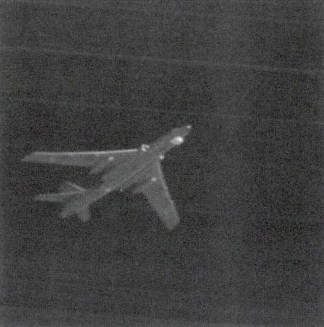
#> input picture Picture/INFRARED.png, 324 x 327 px
$ python Userdefine.py
#> lines starting #> are read from the running program, lines starting #| are printed output that depends on the picture; after the words box and inside, x2 and y2 are one past the last pixel; in counts of white or black regions, pixels touching at a corner belong together
import cv2 as cv
import matplotlib.pyplot as plt
import numpy as np
from pylab import mpl

mpl.rcParams["font.sans-serif"] = ["SimHei"]


def getslicing_all(img):
    # 8比特图像平面分解
    img_8 = []
    for i in range(8):
        img_8.append(img.copy())
    for i in range(len(img)):
        for j in range(len(img[0])):
            pix = img[i, j]
            bi_pix = bin(pix)[2:]
            bi_pix = bi_pix.rjust(8, '0')
            for n in range(len(bi_pix)):
                img_8[7 - n][i, j] = int(bi_pix[n])
    return img_8


def changeslicing1(img_8):
    # 高4层和低4层比特平面互换
    # 对换策略?
    # 此函数使用第1层与第8层对换
    img_change = img_8.copy()
    for i in range(4):
        temp = img_change[i].copy()
        img_change[i] = img_change[7 - i].copy()
        img_change[7 - i] = temp.copy()
    return img_change


# [49 lines left out: functions changeslicing2, changeslicing3, set0_1, set0_2, not called in this run]


def set0_3(img_8):
    # 第1 2 3 4 全部置0
    bit_zero = img_8[0].copy()
    width, height = bit_zero.shape
    for i in range(width):
        for j in range(height):
            bit_zero[i, j] = 0
    img_change = img_8.copy()
    for i in range(4):
        img_change[i] = bit_zero.copy()
    return img_change


def rebuild_slicing(img_8):
    # 重构图像
    img_re = img_8[0].copy()
    width = len(img_8[0])
    height = len(img_8[0][0])
    for i in range(width):
        for j in range(height):
            bisum = 0
            for n in range(8):
                bisum = bisum + img_8[n][i, j] * int(pow(2, n))
            img_re[i, j] = bisum
    return img_re


def getpixnumlist(img):
    # 获取像素频数列表
    width, height = img.shape
    pixnumlist = []
    for i in range(256):
        pixnumlist.append(0)
    for i in range(width):
        for j in range(height):
            pix = img[i, j]
            pixnumlist[pix] = pixnumlist[pix] + 1
    return pixnumlist


def get_totalnum(pixnumlist, Lmin, Lmax):
    # 获取指定区域像素范围的像素个数
    totalnum = 0
    for i in range(Lmin, Lmax + 1):
        totalnum = totalnum + pixnumlist[i]
    return totalnum


def get_pk_mk_area(pixnumlist, Lmin, Lmax):
    # 获取指定区域的灰度级k的概率之和pk列表
    # 灰度级k的累加均值mk列表
    totalnum = get_totalnum(pixnumlist, Lmin, Lmax)
    pk = []
    mk = []
    for i in range(256):
        pk.append(0)
        mk.append(0)
    p = 0
    m = 0
    for k in range(Lmin, Lmax + 1):
        percent = pixnumlist[k] / totalnum
        p = p + percent
        pk[k] = p
        m = m + k * percent
        mk[k] = m
    return pk, mk


def getT_area(pixnumlist, Lmin, Lmax):
    # 获取某个像素区间的阈值
    pk, mk = get_pk_mk_area(pixnumlist, Lmin, Lmax)
    maxk = 0
    maxrou_square = 0
    for k in range(Lmin, Lmax + 1):
        p1 = pk[k]
        p2 = pk[Lmax] - p1
        if p1 == 0 or p2 == 0:
            rou_square = 0
        else:
            m1 = 1 / p1 * mk[k]
            m2 = 1 / p2 * (mk[Lmax] - mk[k])
            rou_square = p1 * (m1 - mk[Lmax]) * (m1 - mk[Lmax]) + p2 * (m2 - mk[Lmax]) * (m2 - mk[Lmax])
        if rou_square > maxrou_square:
            maxrou_square = rou_square
            maxk = k
    return maxk


def get_minp_maxp(pixnumlist, Lmin, Lmax):
    # 获取图像中灰度的最小值
    if (Lmin < 0 or Lmin > 255) or (Lmax < 0 or Lmax > 255) or (Lmin > Lmax):
        exit("给定的像素范围有问题")
    minpos = -1
    maxpos = 256
    for i in range(Lmin, Lmax + 1):
        if pixnumlist[i] != 0:
            minpos = i
            break
    for i in range(Lmax, Lmin - 1, -1):
        if pixnumlist[i] != 0:
            maxpos = i
            break
    return minpos, maxpos


def getTs(img):
    pixnumlist = getpixnumlist(img)
    k0, k4 = get_minp_maxp(pixnumlist, 0, 255)
    k2 = getT_area(pixnumlist, k0, k4)
    k1 = getT_area(pixnumlist, k0, k2)
    k3 = getT_area(pixnumlist, k2, k4)
    Ts = [k0, k1, k2, k3, k4]
    return Ts


# [10 lines left out: function binarization, not called in this run]


def gray_to_red(Ks):
    # 灰色图像进行红色变换 查找表
    k0 = Ks[0]
    k2 = Ks[2]
    k3 = Ks[3]
    table_r = []
    for i in range(256):
        table_r.append(0)
    for r in range(256):
        if k0 <= r < k2:
            table_r[r] = 0
        elif k2 <= r < k3:
            table_r[r] = (255 - 0) / (k3 - k2) * (r - k2)
        else:
            table_r[r] = 255
    return table_r


def gray_to_green(Ks):
    # 灰色图像进行绿色变换 查找表
    k0 = Ks[0]
    k1 = Ks[1]
    k2 = Ks[2]
    k3 = Ks[3]
    k4 = Ks[4]
    table_g = []
    for i in range(256):
        table_g.append(0)
    for r in range(256):
        if k0 <= r < k1:
            table_g[r] = (0 - 255) / (k1 - k0) * (r - k1)
        elif k1 <= r < k2:
            table_g[r] = (255 - 0) / (k2 - k1) * (r - k1)
        elif k2 <= r < k3:
            table_g[r] = (0 - 255) / (k3 - k2) * (r - k3)
        else:
            table_g[r] = (255 - 0) / (k4 - k3) * (r - k3)
    return table_g


def gray_to_blue(Ks):
    # 灰色图像进行蓝色变换 查找表
    k0 = Ks[0]
    k1 = Ks[1]
    k2 = Ks[2]
    table_b = []
    for i in range(256):
        table_b.append(0)
    for r in range(256):
        if k0 <= r < k1:
            table_b[r] = 255
        elif k1 <= r < k2:
            table_b[r] = (0 - 255) / (k2 - k1) * (r - k2)
        else:
            table_b[r] = 0
    return table_b


def gray_trans(img_gray, table_color):
    # 通过查找表对灰度图像进行变换
    width, height = img_gray.shape
    img_c = img_gray.copy()
    for i in range(width):
        for j in range(height):
            img_c[i, j] = table_color[img_gray[i, j]]
    return img_c


def gray_to_3singal(img_gray, Ks):
    # 将灰度图像转为三个单通道图像
    table_r = gray_to_red(Ks)
    table_g = gray_to_green(Ks)
    table_b = gray_to_blue(Ks)
    img_r = gray_trans(img_gray, table_r)
    img_g = gray_trans(img_gray, table_g)
    img_b = gray_trans(img_gray, table_b)
    return img_r, img_g, img_b


def grays_to_color(img_r, img_g, img_b):
    # 将三个单通道图像合成为伪彩色图像
    pix = []
    width, height = img_r.shape
    img_rgb = np.zeros((width, height, 3))
    for i in range(width):
        for j in range(height):
            pix.append(img_r[i, j])
            pix.append(img_g[i, j])
            pix.append(img_b[i, j])
            img_rgb[i, j] = pix.copy()
            pix.clear()
    img_rgb = img_rgb.astype(np.uint8)
    return img_rgb


def showsclicing(imglist):
    # 显示比特分层图像
    pos = 0
    fig, axe = plt.subplots(nrows=3, ncols=3)
    axe[0, 0].imshow(imglist[0], cmap='gray', vmin=0, vmax=255)
    axe[0, 0].set_title("原图像", fontsize=10)
    axe[0, 0].axis(False)
    for i in range(3):
        for j in range(3):
            if i == 0 and j == 0:
                pos = pos + 1
                continue
            axe[i, j].imshow(imglist[pos], cmap='gray', vmin=0, vmax=1)
            axe[i, j].set_title("第{}平面".format(pos), fontsize=10)
            axe[i, j].axis(False)
            pos = pos + 1
    plt.tight_layout()
    plt.show()


def checkchangeslicing():
    img = cv.imread("../Picture/INFRARED.png", cv.IMREAD_GRAYSCALE)
#> img: shape (327, 324); min 14, max 238, mean 63
    img_8 = getslicing_all(img)
#> after the loop in getslicing_all, `for i in range(8):`: img_8 = 8 items
#> img_8 = 8 items
    print(img_8)
#> (printed output is left out)
    imglist = img_8.copy()
#> imglist = 8 items
    imglist.insert(0, img)
    showsclicing(imglist)
#> after the loop in showsclicing, `for i in range(3):`: pos = 9
    imgchange = set0_3(img_8)
#> in set0_3, `bit_zero = img_8[0].copy()`:
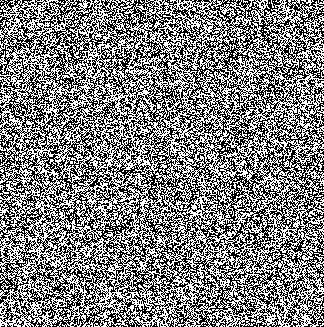
#> bit_zero: shape (327, 324); values 0 (black) and 1 (white), 50.3% white; black in thin lines or dots
#> after the loop in set0_3, `for i in range(width):`: bit_zero: shape (327, 324); every value is 0
#> in set0_3, `img_change = img_8.copy()`: img_change = 8 items
#> imgchange = 8 items
    imgchange = changeslicing1(imgchange)
    img_ch_re = rebuild_slicing(imgchange)
#> in rebuild_slicing, `img_re = img_8[0].copy()`:
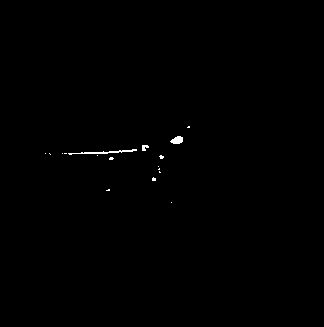
#> img_re: shape (327, 324); values 0 (black) and 1 (white), 0.28% white; 17 white regions (14 under 20 px), largest, box (x1, y1, x2, y2) and area: (68, 149, 137, 155) 128, (170, 136, 183, 144) 75, (142, 145, 149, 151) 30
#> in rebuild_slicing, `width = len(img_8[0])`: width = 327
#> in rebuild_slicing, `height = len(img_8[0][0])`: height = 324
#> after the loop in rebuild_slicing, `for i in range(width):`:
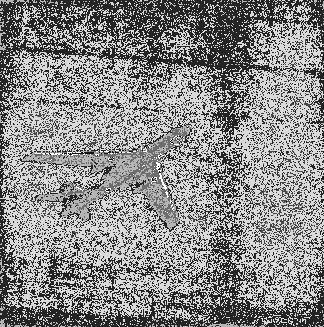
#> img_re: shape (327, 324); min 0, max 14, mean 7.56; drawn with min black and max white

    plt.figure()
    plt.subplot(1, 2, 1)
    plt.imshow(img, cmap='gray', vmin=0, vmax=255)
    plt.title("原图像", fontsize=10)
    plt.axis(False)
    plt.subplot(1, 2, 2)
    plt.imshow(img_ch_re, cmap='gray', vmin=0, vmax=255)
    plt.title("对调比特平面", fontsize=10)
    plt.axis(False)
    plt.tight_layout()
    plt.show()


def check():
    # img = cv.imread("./Picture/dark_cat1.jpg", cv.IMREAD_GRAYSCALE)
    img = cv.imread("../Picture/INFRARED.png", cv.IMREAD_GRAYSCALE)
    img_8 = getslicing_all(img)  # 获取所有比特平面
#> img_8 = 8 items
    img_change = set0_3(img_8)  # 比特平面置0
#> img_change = 8 items
    img_change = changeslicing1(img_change)  # 比特平面对调
    img_rebuild = rebuild_slicing(img_change)  # 将比特平面重构为图像
    Ts = getTs(img_rebuild)
#> after the loop in getpixnumlist, `for i in range(width):`: pixnumlist = 256 values, max 52250 at index 12, min 0 at index 15, mean 413.9
#> in getTs, `k0, k4 = get_minp_maxp(pixnumlist, 0, 255)`: k0 = 0; k4 = 14
#> the loop in get_totalnum, `for i in range(Lmin, Lmax + 1):` made 15 passes
#> totalnum on passes 1 to 12: 1, 138, 38952, 38959, 46320, 46358, 48415, 48418, 48618, 48716, 53353, 53358
#> after the loop in get_totalnum, `for i in range(Lmin, Lmax + 1):`: totalnum = 105948
#> the loop in get_pk_mk_area, `for k in range(Lmin, Lmax + 1):` made 15 passes
#> (percent, p, m) on passes 2 to 13: (0.00129, 0.0013, 0.00129), (0.366, 0.368, 0.734), (6.61e-05, 0.368, 0.734), (0.0695, 0.437, 1.01), (0.000359, 0.438, 1.01), (0.0194, 0.457, 1.13), (2.83e-05, 0.457, 1.13), (0.00189, 0.459, 1.15), (0.000925, 0.46, 1.15), (0.0438, 0.504, 1.59), (4.72e-05, 0.504, 1.59), (0.493, 0.997, 7.51)
#> (p, m) on pass 1: (9.44e-06, 0)
#> after the loop in get_pk_mk_area, `for k in range(Lmin, Lmax + 1):`: m = 7.56; mk = 256 values, max 7.56 at index 14, min 0 at index 0, mean 0.132; p = 1; pk = 256 values, max 1 at index 14, min 0 at index 15, mean 0.0291
#> the loop in getT_area, `for k in range(Lmin, Lmax + 1):` made 15 passes
#> (p1, p2, m1, m2, rou_square, maxrou_square) on passes 1 to 8: (9.44e-06, 1, 0, 7.56, 0.000539, 0.000539), (0.0013, 0.999, 0.993, 7.56, 0.0562, 0.0562), (0.368, 0.632, 2, 10.79, 17.96, 17.96), (0.368, 0.632, 2, 10.79, 17.97, 17.97), (0.437, 0.563, 2.31, 11.63, 21.33, 21.33), (0.438, 0.562, 2.32, 11.63, 21.34, 21.34), (0.457, 0.543, 2.47, 11.83, 21.73, 21.73), (0.457, 0.543, 2.47, 11.83, 21.73, 21.73)
#> (p1, p2, m1, m2, rou_square) on passes 9 to 14: (0.459, 0.541, 2.5, 11.84, 21.7), (0.46, 0.54, 2.51, 11.85, 21.67), (0.504, 0.496, 3.16, 12.01, 19.59), (0.504, 0.496, 3.16, 12.01, 19.59), (0.997, 0.00321, 7.53, 13.97, 0.132), (0.997, 0.00311, 7.53, 14, 0.129)
#> after the loop in getT_area, `for k in range(Lmin, Lmax + 1):`: maxk = 7; maxrou_square = 21.73
#> in getTs, `k2 = getT_area(pixnumlist, k0, k4)`: k2 = 7
#> the loop in get_totalnum (call 2), `for i in range(Lmin, Lmax + 1):` made 8 passes
#> the loop in get_pk_mk_area (call 2), `for k in range(Lmin, Lmax + 1):` made 8 passes
#> (percent, p, m) on passes 2 to 8: (0.00283, 0.00285, 0.00283), (0.802, 0.804, 1.61), (0.000145, 0.805, 1.61), (0.152, 0.957, 2.21), (0.000785, 0.957, 2.22), (0.0425, 1, 2.47), (6.2e-05, 1, 2.47)
#> (p, m) on pass 1: (2.07e-05, 0)
#> the loop in getT_area (call 2), `for k in range(Lmin, Lmax + 1):` made 8 passes
#> (p1, p2, m1, m2, rou_square, maxrou_square) on passes 1 to 4: (2.07e-05, 1, 0, 2.47, 0.000126, 0.000126), (0.00285, 0.997, 0.993, 2.48, 0.00627, 0.00627), (0.804, 0.196, 2, 4.44, 0.938, 0.938), (0.805, 0.195, 2, 4.44, 0.938, 0.938)
#> (p1, p2, m1, m2, rou_square) on passes 5 to 7: (0.957, 0.0433, 2.31, 5.98, 0.558), (0.957, 0.0425, 2.32, 6, 0.553), (1, 6.2e-05, 2.47, 7, 0.00127)
#> in getTs, `k1 = getT_area(pixnumlist, k0, k2)`: k1 = 3
#> in getTs, `k3 = getT_area(pixnumlist, k2, k4)`: k3 = 10
#> in getTs, `Ts = [k0, k1, k2, k3, k4]`: Ts = [0, 3, 7, 10, 14]
#> Ts = [0, 3, 7, 10, 14]
    img_r, img_g, img_b = gray_to_3singal(img_rebuild, Ts)
#> in gray_to_red, `k0 = Ks[0]`: k0 = 0
#> in gray_to_red, `k2 = Ks[2]`: k2 = 7
#> in gray_to_red, `k3 = Ks[3]`: k3 = 10
#> after the loop in gray_to_red, `for r in range(256):`: table_r = 256 values from 0 to 255
#> in gray_to_green, `k0 = Ks[0]`: k0 = 0
#> in gray_to_green, `k1 = Ks[1]`: k1 = 3
#> in gray_to_green, `k2 = Ks[2]`: k2 = 7
#> in gray_to_green, `k3 = Ks[3]`: k3 = 10
#> in gray_to_green, `k4 = Ks[4]`: k4 = 14
#> after the loop in gray_to_green, `for r in range(256):`: table_g = 256 values, max 15618.8 at index 255, min 0 at index 3, mean 7509.8
#> in gray_to_blue, `k0 = Ks[0]`: k0 = 0
#> in gray_to_blue, `k1 = Ks[1]`: k1 = 3
#> in gray_to_blue, `k2 = Ks[2]`: k2 = 7
#> after the loop in gray_to_blue, `for r in range(256):`: table_b = 256 values, max 255 at index 0, min 0 at index 7, mean 5.48
#> after the loop in gray_trans, `for i in range(width):`:
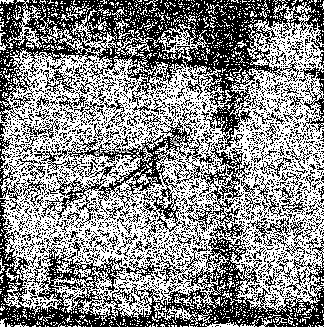
#> img_c: shape (327, 324); min 0, max 255, mean 138.1
#> after the loop in gray_trans (call 2), `for i in range(width):`:
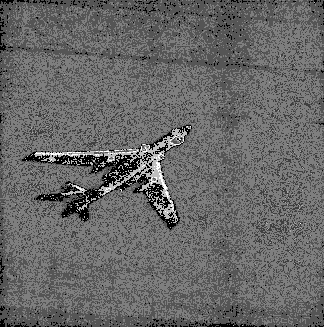
#> img_c: shape (327, 324); min 0, max 255, mean 103.3
#> after the loop in gray_trans (call 3), `for i in range(width):`:
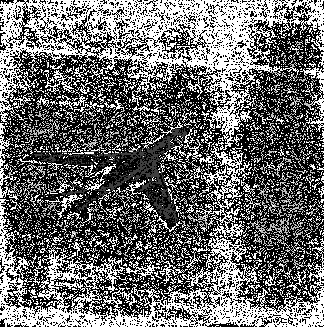
#> img_c: shape (327, 324); min 0, max 255, mean 108.3
    img_rgb = grays_to_color(img_r, img_g, img_b)
#> after the loop in grays_to_color, `for i in range(width):`:
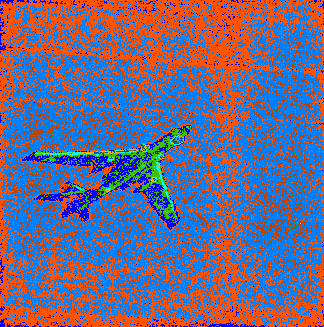
#> img_rgb: shape (327, 324, 3) float64; mean of channels 0, 1, 2 138.1, 103.3, 108.3; drawn as B, G, R
#> after the loop in grays_to_color, `for i in range(width):`: pix = []

    imgs = [img, img_rebuild, img_rgb]
    imgtitle = ["原图像", "比特平面对换后的图像", "伪彩色增强后的图像"]
    fig, axe = plt.subplots(nrows=1, ncols=3)
    for i in range(3):
        axe[i].imshow(imgs[i], cmap='gray', vmin=0, vmax=255)
        axe[i].set_title(imgtitle[i], fontsize=10)
        axe[i].axis(False)
    plt.tight_layout()
    plt.show()


if __name__ == "__main__":
    checkchangeslicing()
    check()
